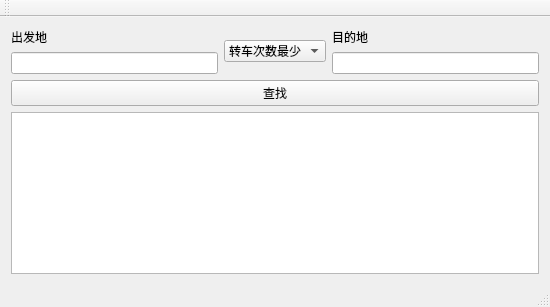
<?xml version="1.0" encoding="UTF-8"?>
<ui version="4.0">
 <class>T4_QTClass</class>
 <widget class="QMainWindow" name="T4_QTClass">
  <property name="geometry">
   <rect>
    <x>0</x>
    <y>0</y>
    <width>550</width>
    <height>307</height>
   </rect>
  </property>
  <property name="windowTitle">
   <string>T4_QT</string>
  </property>
  <widget class="QWidget" name="centralWidget">
   <layout class="QHBoxLayout" name="horizontalLayout_2">
    <item>
     <layout class="QVBoxLayout" name="verticalLayout_3">
      <item>
       <layout class="QHBoxLayout" name="horizontalLayout">
        <item>
         <layout class="QVBoxLayout" name="verticalLayout">
          <item>
           <widget class="QLabel" name="label">
            <property name="text">
             <string>出发地</string>
            </property>
           </widget>
          </item>
          <item>
           <widget class="QLineEdit" name="lineEdit"/>
          </item>
         </layout>
        </item>
        <item>
         <widget class="QComboBox" name="comboBox">
          <item>
           <property name="text">
            <string>转车次数最少</string>
           </property>
          </item>
          <item>
           <property name="text">
            <string>经过站点最少</string>
           </property>
          </item>
         </widget>
        </item>
        <item>
         <layout class="QVBoxLayout" name="verticalLayout_2">
          <item>
           <widget class="QLabel" name="label_2">
            <property name="text">
             <string>目的地</string>
            </property>
           </widget>
          </item>
          <item>
           <widget class="QLineEdit" name="lineEdit_2"/>
          </item>
         </layout>
        </item>
       </layout>
      </item>
      <item>
       <widget class="QPushButton" name="pushButton">
        <property name="text">
         <string>查找</string>
        </property>
       </widget>
      </item>
      <item>
       <widget class="QTextEdit" name="textEdit"/>
      </item>
     </layout>
    </item>
   </layout>
  </widget>
  <widget class="QMenuBar" name="menuBar">
   <property name="geometry">
    <rect>
     <x>0</x>
     <y>0</y>
     <width>550</width>
     <height>21</height>
    </rect>
   </property>
  </widget>
  <widget class="QToolBar" name="mainToolBar">
   <attribute name="toolBarArea">
    <enum>TopToolBarArea</enum>
   </attribute>
   <attribute name="toolBarBreak">
    <bool>false</bool>
   </attribute>
  </widget>
  <widget class="QStatusBar" name="statusBar"/>
 </widget>
 <layoutdefault spacing="6" margin="11"/>
 <resources>
  <include location="T4_QT.qrc"/>
 </resources>
 <connections/>
</ui>
